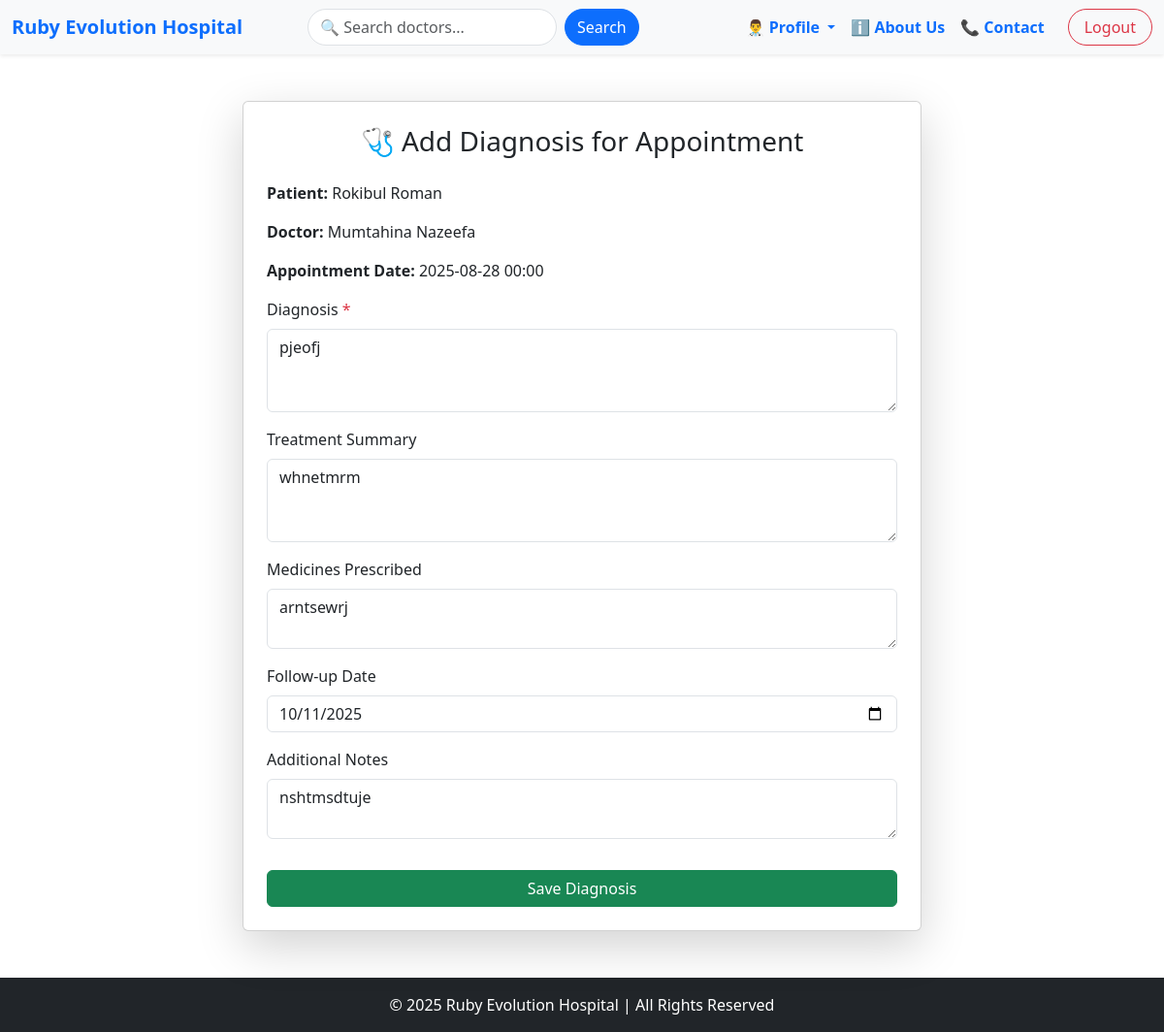
Page /appointment/diagnosis/create/1/ (signed in) on the committed database.
### appointment/models.py (models this page shows, shortened)
class Appointment(models.Model):
    STATUS_CHOICES = [
        ('Pending', 'Pending'),
        ('Confirmed', 'Confirmed'),
        ('Completed', 'Completed'),
        ('Cancelled', 'Cancelled'),
    ]
    patient = models.ForeignKey(PatientProfile, on_delete=models.CASCADE)
    doctor = models.ForeignKey(DoctorProfile, on_delete=models.CASCADE)
    appointment_date = models.DateTimeField()
    status = models.CharField(max_length=20, choices=STATUS_CHOICES, default='Pending')
    notes = models.TextField(null=True, blank=True)
    created_at = models.DateTimeField(auto_now_add=True)

class PatientDiagnosis(models.Model):
    appointment = models.OneToOneField(Appointment, on_delete=models.CASCADE,related_name="diagnosis",null=True,blank=True)
    doctor = models.ForeignKey(DoctorProfile, on_delete=models.SET_NULL, null=True, blank=True)
    diagnosis = models.TextField(null=True, blank=True)
    treatment_summary = models.TextField(null=True, blank=True)
    medicines_prescribed = models.TextField(null=True, blank=True)
    follow_up_date = models.DateField(null=True, blank=True)
    notes = models.TextField(null=True, blank=True)

### accounts/models.py (models this page shows, shortened)
class PatientProfile(models.Model):
    BLOOD_GROUP_CHOICES = [
        ('A+', 'A+'), ('A-', 'A-'),
        ('B+', 'B+'), ('B-', 'B-'),
        ('O+', 'O+'), ('O-', 'O-'),
        ('AB+', 'AB+'), ('AB-', 'AB-'),
    ]
    STATUS_CHOICES = [
        ('Outpatient', 'Outpatient'),
        ('Inpatient', 'Inpatient'),
        ('Discharged', 'Discharged'),
    ]
    GENDER_CHOICES = [
        ('Male', 'Male'),
        ('Female', 'Female'),
        ('Other', 'Other'),
    ]
    user = models.OneToOneField(CustomUser, on_delete=models.CASCADE)
    profile_picture = models.ImageField(upload_to='patient_profiles/', null=True, blank=True)
    date_of_birth = models.DateField(null=True, blank=True)
    gender = models.CharField(max_length=10, choices=GENDER_CHOICES, null=True, blank=True)
    contact_number = models.CharField(max_length=15, null=True, blank=True)
    address = models.TextField(null=True, blank=True)
    blood_group = models.CharField(max_length=3, choices=BLOOD_GROUP_CHOICES, null=True, blank=True)
    allergies = models.TextField(null=True, blank=True)
    emergency_contact_number = models.CharField(max_length=15, null=True, blank=True)
    status = models.CharField(max_length=20, choices=STATUS_CHOICES, default='Outpatient')

class CustomUser(AbstractUser):
    ROLE_CHOICES = (
        ('admin', 'Admin'),
        ('doctor', 'Doctor'),
        ('patient', 'Patient'),
        ('staff', 'Staff'),
    )
    CURRENT_STATUS = [
        ('apporved','Approved'),
        ('panding','Panding'),
        ('cancel','Cancel'),
    ]
    first_name = models.CharField(max_length=50,null=True)
    last_name = models.CharField(max_length=50,null=True)
    role = models.CharField(choices=ROLE_CHOICES, max_length=50,null=True, blank=True)
    current_status = models.CharField(choices=CURRENT_STATUS, max_length=50,default='panding')

class DoctorProfile(models.Model):
    DEPARTMENT_CHOICES = [
        ('Cardiology', 'Cardiology'),
        ('Neurology', 'Neurology'),
        ('Orthopedics', 'Orthopedics'),
        ('Pediatrics', 'Pediatrics'),
        ('General', 'General'),
        ('Dermatology', 'Dermatology'),
        ('Gynecology', 'Gynecology'),
    ]
    user = models.OneToOneField(CustomUser, on_delete=models.CASCADE,related_name='doctor')
    profile_picture = models.ImageField(upload_to='doctor_profiles/', null=True, blank=True)
    contact_number = models.CharField(max_length=15, null=True, blank=True)
    department = models.CharField(max_length=50, choices=DEPARTMENT_CHOICES, default='General')
    specialization = models.CharField(max_length=100, null=True, blank=True)
    qualification = models.CharField(max_length=200, null=True, blank=True)
    bio = models.TextField(null=True,blank=True)
    experience = models.PositiveIntegerField(default=0)
    consultation_fee = models.DecimalField(max_digits=8, decimal_places=2, default=0.00)
    availability_status = models.BooleanField(default=True)

### appointment/views.py (the view, shortened to what this page needs)
# urls.py: path('diagnosis/create/<int:appointment_id>/', PatientDiagnosisCreateView.as_view(), name='PatientDiagnosisCreate'),
class PatientDiagnosisCreateView(LoginRequiredMixin,View):
    def get(self, request, appointment_id):
        if request.user.role != "doctor":
            messages.error(request, "❌ Only doctors can add diagnosis.")
            return redirect("MyAppointments")
        appointment = get_object_or_404(Appointment, id=appointment_id)
        return render(request, "diagnosis/diagnosisCreate.html", {"appointment": appointment})

### appointment/templates/diagnosis/diagnosisCreate.html (shortened to what this page needs)
{% extends "base.html" %}
{% block content %}
<div class="container mt-5">
    <div class="card shadow-lg p-4" style="max-width: 700px; margin:auto;">
        <h3 class="card-title text-center mb-4">🩺 Add Diagnosis for Appointment</h3>
        <div class="mb-3">
            <strong>Patient:</strong> {{ appointment.patient.user.get_full_name }}
        </div>
        <div class="mb-3">
            <strong>Doctor:</strong> {{ appointment.doctor.user.get_full_name }}
        </div>
        <div class="mb-3">
            <strong>Appointment Date:</strong> {{ appointment.appointment_date|date:"Y-m-d H:i" }}
        </div>
        <form method="POST">
            {% if appointment.diagnosis %}
                {% with diag=appointment.diagnosis %}
                    <div class="mb-3">
                        <label class="form-label">Diagnosis <span class="text-danger">*</span></label>
                        <textarea name="diagnosis" class="form-control" rows="3" placeholder="Enter diagnosis..." required>{{ diag.diagnosis }}</textarea>
                    </div>
                    <div class="mb-3">
                        <label class="form-label">Treatment Summary</label>
                        <textarea name="treatment_summary" class="form-control" rows="3" placeholder="Treatment details...">{{ diag.treatment_summary }}</textarea>
                    </div>
                    <div class="mb-3">
                        <label class="form-label">Medicines Prescribed</label>
                        <textarea name="medicines_prescribed" class="form-control" rows="2" placeholder="Medicines...">{{ diag.medicines_prescribed }}</textarea>
                    </div>
                    <div class="mb-3">
                        <label class="form-label">Follow-up Date</label>
                        <input type="date" name="follow_up_date" class="form-control" value="{{ diag.follow_up_date|date:'Y-m-d' }}">
                    </div>
                    <div class="mb-3">
                        <label class="form-label">Additional Notes</label>
                        <textarea name="notes" class="form-control" rows="2" placeholder="Any extra notes...">{{ diag.notes }}</textarea>
                    </div>
                {% endwith %}
            {% endif %}
            <button type="submit" class="btn btn-success mt-3 w-100">Save Diagnosis</button>
        </form>
    </div>
</div>
{% endblock %}

### rows in the picture
Appointment: patient.user.get_full_name "Rokibul Roman", doctor.user.get_full_name "Mumtahina Nazeefa", appointment_date "2025-08-28 00:00"
PatientDiagnosis: diagnosis "pjeofj", treatment_summary "whnetmrm", medicines_prescribed "arntsewrj", follow_up_date "10/11/2025", notes "nshtmsdtuje"
